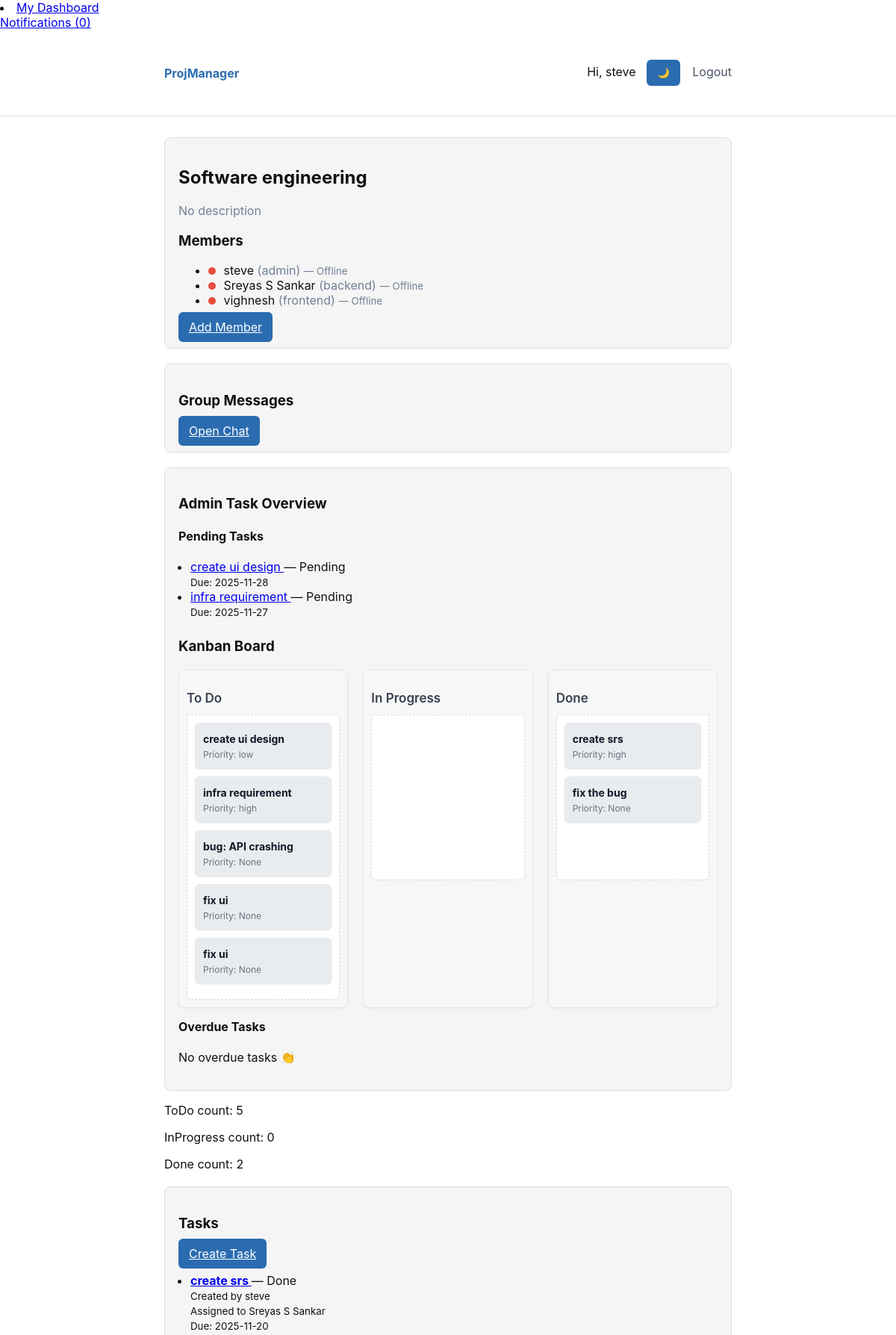
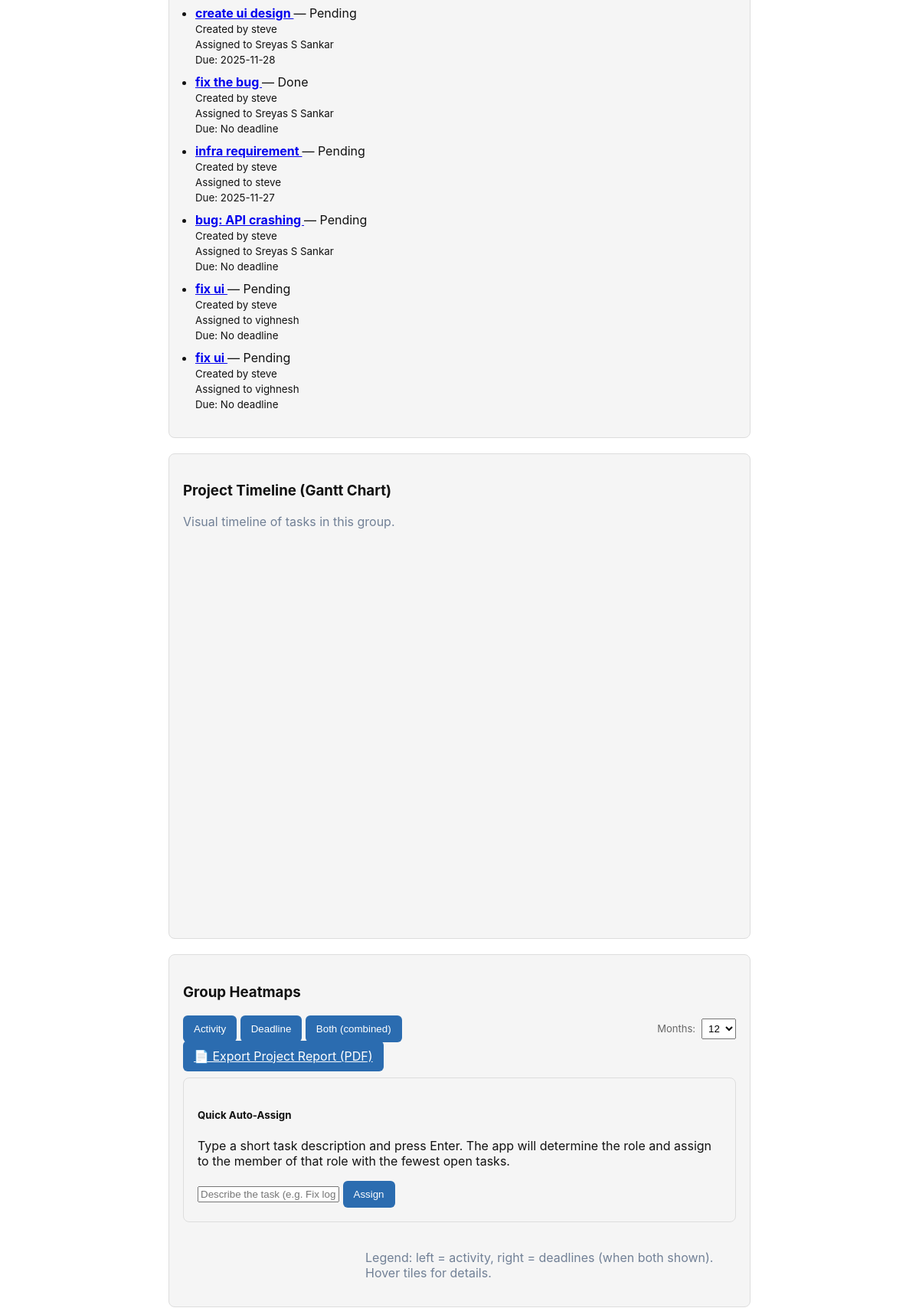
Page /groups/1 (signed in, upper part) on the committed database (2 pictures, top to bottom).
### models.py (models this page shows, shortened)
class User(db.Model, UserMixin):
    id = db.Column(db.Integer, primary_key=True)
    username = db.Column(db.String(80), unique=True, nullable=False)
    email = db.Column(db.String(120), unique=True, nullable=False)
    password_hash = db.Column(db.String(128), nullable=False)

class Group(db.Model):
    id = db.Column(db.Integer, primary_key=True)
    name = db.Column(db.String(100), nullable=False)
    description = db.Column(db.Text, nullable=True)
    admin_id = db.Column(db.Integer, db.ForeignKey('user.id'), nullable=False)
    admin = db.relationship('User', backref='owned_groups')
    members = db.relationship('GroupMembership', back_populates='group', cascade='all, delete-orphan')

class GroupMembership(db.Model):
    id = db.Column(db.Integer, primary_key=True)
    user_id = db.Column(db.Integer, db.ForeignKey('user.id'), nullable=False)
    group_id = db.Column(db.Integer, db.ForeignKey('group.id'), nullable=False)
    role = db.Column(db.String(120), default='member')
    user = db.relationship('User', backref='memberships')
    group = db.relationship('Group', back_populates='members')

class Task(db.Model):
    id = db.Column(db.Integer, primary_key=True)
    title = db.Column(db.String(150), nullable=False)
    description = db.Column(db.Text, nullable=True)
    status = db.Column(db.String(20), default='Pending')  # Pending, In Progress, Done
    created_by = db.Column(db.Integer, db.ForeignKey('user.id'), nullable=False)
    assigned_to = db.Column(db.Integer, db.ForeignKey('user.id'), nullable=True)
    group_id = db.Column(db.Integer, db.ForeignKey('group.id'), nullable=False)
    timestamp = db.Column(db.DateTime, default=db.func.now())
    priority = db.Column(db.String(10))
    tags = db.relationship('Tag', secondary=task_tags, backref=db.backref('tasks', lazy='dynamic'))
    activities = db.relationship('TaskActivity', backref='task', lazy=True)
    created_at = db.Column(db.DateTime, default=datetime.utcnow)
    due_date = db.Column(db.DateTime, nullable=True)
    updated_at = db.Column(db.DateTime, default=datetime.utcnow, onupdate=datetime.utcnow)
    pomodoro_active = db.Column(db.Boolean, default=False)
    pomodoro_end = db.Column(db.DateTime, nullable=True)
    creator = db.relationship('User', foreign_keys=[created_by], backref='created_tasks')
    assignee = db.relationship('User', foreign_keys=[assigned_to], backref='assigned_tasks')
    group = db.relationship('Group', backref='tasks')

### app.py (the view)
@app.route('/groups/<int:group_id>')
@login_required
def group_detail(group_id):
    group = Group.query.get_or_404(group_id)
    membership = GroupMembership.query.filter_by(
        user_id=current_user.id, group_id=group_id
    ).first()
    if not membership:
        flash('You are not a member of this group.', 'danger')
        return redirect(url_for('dashboard'))
    members = [m.user for m in group.members]
    pending_tasks = []
    overdue_tasks = []
    if current_user.id == group.admin_id:
        today = datetime.utcnow().date()
        pending_tasks = Task.query.filter(
            Task.group_id == group.id,
            Task.status != 'Done',
            Task.due_date != None,
            Task.due_date >= today
        ).all()
        overdue_tasks = Task.query.filter(
            Task.group_id == group.id,
            Task.status != 'Done',
            Task.due_date != None,
            Task.due_date < today
        ).all()
    todo_tasks = Task.query.filter_by(group_id=group.id, status='Pending').all()
    inprogress_tasks = Task.query.filter_by(group_id=group.id, status='In Progress').all()
    done_tasks = Task.query.filter_by(group_id=group.id, status='Done').all()
    files = GroupFile.query.filter_by(group_id=group.id)\
        .order_by(GroupFile.created_at.desc()).all()
    assignee_counts = Counter()
    for task in group.tasks:
        if task.assignee:
            assignee_counts[task.assignee.username] += 1
    workload_data = [["User", "Tasks Assigned"]]
    for user, count in assignee_counts.items():
        workload_data.append([user, count])
    announcements = GroupAnnouncement.query.filter_by(group_id=group.id) \
        .order_by(GroupAnnouncement.created_at.desc()).all()
    total_tasks_count = len(group.tasks)
    done_tasks_count = len([t for t in group.tasks if t.status == "Done"])
    if total_tasks_count > 0:
        sprint_progress = int((done_tasks_count / total_tasks_count) * 100)
    else:
        sprint_progress = 0
    from datetime import timedelta
    for t in group.tasks:
        try:
            t.created_plus2 = (t.created_at + timedelta(days=2)).strftime("%Y-%m-%d")
        except:
            t.created_plus2 = ""
    return render_template(
        "group_detail.html",
        group=group,
        members=members,
        pending_tasks=pending_tasks,
        overdue_tasks=overdue_tasks,
        todo_tasks=todo_tasks,
        inprogress_tasks=inprogress_tasks,
        done_tasks=done_tasks,               # list
        files=files,
        workload_data=workload_data,
        announcements=announcements,
        sprint_progress=sprint_progress,
        total_tasks_count=total_tasks_count,
        done_tasks_count=done_tasks_count
    )

### app.py (called while the page is built)
@login_manager.user_loader
def load_user(user_id):
    return User.query.get(int(user_id))

@app.context_processor
def inject_notifications():
    if current_user.is_authenticated:
        unread = Notification.query.filter_by(user_id=current_user.id, is_read=False).all()
        return dict(unread_notifications=unread)
    return dict(unread_notifications=[])

### templates/group_detail.html (shortened to what this page needs)
{% extends 'base.html' %}
{% block content %}
<div class="card">
  <h2>{{ group.name }}</h2>
  <p class="muted">{{ group.description or 'No description' }}</p>
  <h3>Members</h3>
  <ul>
    {% for m in members %}
      {% set is_online = m.id in online_users %}
      <li data-user-id="{{ m.id }}">
        <span class="status-dot {{ 'online' if is_online else 'offline' }}"></span>
        {{ m.username }}
        {% set membership = m.memberships
          |selectattr('group_id','equalto',group.id)
          |list
          |first %}
        <span class="muted">({{ membership.role }})</span>
        <small class="muted status-text">
          — {{ 'Online' if is_online else 'Offline' }}
        </small>
      </li>
    {% endfor %}
  </ul>
  {% if current_user.id == group.admin_id %}
    <a href="{{ url_for('add_member', group_id=group.id) }}" class="btn">Add Member</a>
  {% endif %}
</div>
<div class="card" style="margin-top:20px;">
  <h3>Group Messages</h3>
  <a href="{{ url_for('group_messages', group_id=group.id) }}" class="btn">Open Chat</a>
</div>
{% if current_user.id == group.admin_id %}
<div class="card" style="margin-top:20px;">
  <h3>Admin Task Overview</h3>
  <h4>Pending Tasks</h4>
  {% if pending_tasks %}
    <ul style="padding-left:16px;">
      {% for task in pending_tasks %}
        <li>
          <a href="{{ url_for('task_detail', group_id=group.id, task_id=task.id) }}">
            {{ task.title }}
          </a>
          — {{ task.status }}
          {% if task.due_date %}
            <br><small>Due: {{ task.due_date.strftime('%Y-%m-%d') }}</small>
          {% endif %}
        </li>
      {% endfor %}
    </ul>
  {% else %}
    <p>No pending tasks 🎉</p>
  {% endif %}
  <h3 style="margin-top:25px;">Kanban Board</h3>
  <div class="kanban-container">
    <div class="kanban-column">
      <h3>To Do</h3>
      <div id="todo" class="kanban-list">
        {% for t in todo_tasks %}
        <div class="kanban-card"
             data-id="{{ t.id }}"
             data-status="{{ t.status }}">
          <strong>{{ t.title }}</strong><br>
          <small>Priority: {{ t.priority }}</small>
        </div>
        {% endfor %}
      </div>
    </div>
    <div class="kanban-column">
      <h3>In Progress</h3>
      <div id="inprogress" class="kanban-list">
      </div>
    </div>
    <div class="kanban-column">
      <h3>Done</h3>
      <div id="done" class="kanban-list">
        {% for t in done_tasks %}
        <div class="kanban-card"
             data-id="{{ t.id }}"
             data-status="{{ t.status }}">
          <strong>{{ t.title }}</strong><br>
          <small>Priority: {{ t.priority }}</small>
        </div>
        {% endfor %}
      </div>
    </div>
  </div>
  <h4 style="margin-top:15px;">Overdue Tasks</h4>
  {% if overdue_tasks %}
    <ul style="padding-left:16px;">
      {% for task in overdue_tasks %}
        <li style="color: #c0392b;">
          <a href="{{ url_for('task_detail', group_id=group.id, task_id=task.id) }}" style="color:#c0392b;">
            {{ task.title }}
          </a>
          — {{ task.status }}
          <br><small>Due was: {{ task.due_date.strftime('%Y-%m-%d') }}</small>
        </li>
      {% endfor %}
    </ul>
  {% else %}
    <p>No overdue tasks 👏</p>
  {% endif %}
</div>
{% endif %}
<p>ToDo count: {{ todo_tasks|length }}</p>
<p>InProgress count: {{ inprogress_tasks|length }}</p>
<p>Done count: {{ done_tasks|length }}</p>
<div class="card" style="margin-top:20px;">
  <h3>Tasks</h3>
  <a href="{{ url_for('create_task', group_id=group.id) }}" class="btn">Create Task</a>
  {% if group.tasks %}
    <ul style="padding-left:16px;">
      {% for task in group.tasks %}
        <li style="margin-bottom:10px;">
          <strong>
            <a href="{{ url_for('task_detail', group_id=group.id, task_id=task.id) }}">
              {{ task.title }}
            </a>
          </strong>
          — {{ task.status }}
          <br>
          <small>Created by {{ task.creator.username }}</small>
          {% if task.assigned_to %}
            <br><small>Assigned to {{ task.assignee.username }}</small>
          {% endif %}
          {% if task.due_date %}
            <br><small>Due: {{ task.due_date.strftime('%Y-%m-%d') }}</small>
          {% else %}
            <br><small>Due: No deadline</small>
          {% endif %}
        </li>
      {% endfor %}
    </ul>
  {% else %}
    <p>No tasks yet.</p>
  {% endif %}
</div>
<div class="card" style="margin-top:20px;">
  <h3>Project Timeline (Gantt Chart)</h3>
  <p class="muted">Visual timeline of tasks in this group.</p>
  <div id="gantt_chart" style="width:100%; height:500px;"></div>
</div>
<div class="card" style="margin-top:20px;">
  <h3>Group Heatmaps</h3>
  <div style="display:flex; align-items:center; gap:12px; margin-bottom:8px;">
    <div>
      <button id="heatmap-type-activity" class="btn btn-sm">Activity</button>
      <button id="heatmap-type-deadline" class="btn btn-sm">Deadline</button>
      <button id="heatmap-type-both" class="btn btn-sm">Both (combined)</button>
    </div>
    <div style="margin-left:auto; display:flex; gap:8px; align-items:center;">
      <label style="font-size:13px; color:#666;">Months:</label>
      <select id="heatmap-months" style="padding:4px;">
        <option value="12" selected>12</option>
      </select>
    </div>
  </div>
  <a href="{{ url_for('export_report', group_id=group.id) }}"
   class="btn no-loader">
   📄 Export Project Report (PDF)
</a>
{% if current_user.id == group.admin_id %}
<div class="card p-3 my-3" id="auto-assign-card">
  <h5>Quick Auto-Assign</h5>
  <p class="small text-muted">Type a short task description and press Enter. The app will determine the role and assign to the member of that role with the fewest open tasks.</p>
  <form id="auto-assign-form" class="d-flex" onsubmit="return false;">
    <input id="aa-text" class="form-control mr-2" placeholder="Describe the task (e.g. Fix login bug in API)" />
    <button id="aa-submit" class="btn btn-primary ml-2">Assign</button>
  </form>
</div>
{% endif %}
  <div id="group-heatmap-container" style="display:flex; gap:12px; overflow-x:auto; padding-bottom:8px;"></div>
  <div style="margin-top:12px; display:flex; gap:18px;">
    <div id="mini-calendar" style="min-width:220px;"></div>
    <div style="flex:1;">
      <p class="muted">Legend: left = activity, right = deadlines (when both shown). Hover tiles for details.</p>
    </div>
  </div>
</div>
{% endblock %}

### templates/base.html (shortened to what this page needs)
<!doctype html>
<html lang="en">
<head>
    <li><a href="{{ url_for('my_dashboard') }}">My Dashboard</a></li>
    <link rel="stylesheet" href="{{ url_for('static', filename='css/style.css') }}">
</head>
<body class="{{ 'dark-mode' if session.get('theme') == 'dark' else '' }}">
{% if current_user.is_authenticated %}
<a href="{{ url_for('notifications') }}">
    Notifications ({{ current_user.unread_notifications|length }})
</a>
{% endif %}
{% set _ = session.pop('popup_notification', None) %}
<nav class="nav">
    <div class="container">
        <a class="brand" href="{{ url_for('index') }}">ProjManager</a>
        <div class="nav-right">
            {% if current_user.is_authenticated %}
                <span>Hi, {{ current_user.username }}</span>
                <button id="theme-toggle" class="btn" style="margin-left:10px;">
                    🌙
                </button>
                <a href="{{ url_for('logout') }}">Logout</a>
            {% else %}
                <a href="{{ url_for('login') }}">Login</a>
                <a href="{{ url_for('register') }}">Register</a>
            {% endif %}
        </div>
    </div>
</nav>
<main class="container">
    {% block content %}{% endblock %}
</main>
</body>
</html>

### static/css/style.css (style rules this page uses)
:root { --max-width:760px;--accent:#2b6cb0 }
body { font-family:Inter,system-ui,Segoe UI,Roboto,Arial,sans-serif;margin:0;background:#f7fafc;color:#222 }
.container { max-width:var(--max-width);margin:28px auto;padding:0 16px }
.nav { background:white;border-bottom:1px solid #e6eef6 }
.nav .container { display:flex;align-items:center;justify-content:space-between;padding:12px 16px }
.brand { font-weight:700;color:var(--accent);text-decoration:none }
.nav-right a { margin-left:12px;text-decoration:none;color:#4a5568 }
.btn { padding:10px 14px;border:none;border-radius:6px;background:var(--accent);color:white;cursor:pointer }
.muted { color:#718096 }
.card { background:white;padding:18px;border-radius:8px;margin-top:18px }
.status-dot { display: inline-block; width: 8px; height: 8px; border-radius: 50%; margin-right: 6px; }
.status-dot.offline { background-color: #bdc3c7; }
:root { --bg-color: #ffffff; --text-color: #111111; --card-bg: #f5f5f5; --nav-bg: #ffffff; --border-color: #dddddd; }
body { background: var(--bg-color); color: var(--text-color); }
.card { background: var(--card-bg); border: 1px solid var(--border-color); }
.nav { background: var(--nav-bg); border-bottom: 1px solid var(--border-color); }
.status-dot { position: relative; display: inline-block; width: 10px; height: 10px; border-radius: 50%; margin-right: 6px; }
.status-dot.offline { background: #e74c3c; box-shadow: none; }
.kanban-column { width: 32%; background: #ffffff; border-radius: 12px; padding: 12px; border: 1px solid #e5e7eb; box-shadow: 0 2px 4px rgba(0,0,0,0.04); transition: 0.2s ease; }
.kanban-column h3 { font-size: 17px; font-weight: 600; margin-bottom: 12px; color: #374151; }
.kanban-list { min-height: 260px; border-radius: 10px; background: #f9fafb; padding: 10px; border: 1px dashed #d1d5db; transition: background 0.3s; }
.kanban-card { background: #ffffff; padding: 12px; border-radius: 10px; margin-bottom: 10px; cursor: grab; border: 1px solid #e5e7eb; box-shadow: 0 1px 2px rgba(0,0,0,0.05); transition: transform 0.15s ease, box-shadow 0.15s ease; }
.kanban-card strong { color: #111827; font-size: 14px; }
.kanban-card small { color: #6b7280; font-size: 12px; }

### templates/group_detail.html (style rules this page uses)
.kanban-container { display: flex; gap: 20px; margin-top: 20px; }
.kanban-column { width: 32%; background: #f7f7f7; border-radius: 8px; padding: 10px; }
.kanban-list { background: #ffffff; min-height: 200px; padding: 10px; border-radius: 6px; }
.kanban-card { background: #e9ecef; padding: 10px; border-radius: 6px; margin-bottom: 10px; cursor: grab; }
.status-dot { display: inline-block; width: 10px; height: 10px; border-radius: 50%; margin-right: 6px; }
.offline { background: #e74c3c; }

### rows in the picture
User: username "steve", value "Offline"
Group: name "Software engineering", description "No description"
GroupMembership: role "admin"
User: username "Sreyas S Sankar", value "Offline"
GroupMembership: role "backend"
User: username "vighnesh", value "Offline"
GroupMembership: role "frontend"
Task: title "create ui design", status "Pending", due_date "2025-11-28", priority "low", creator.username "steve", assignee.username "Sreyas S Sankar"
Task: title "infra requirement", status "Pending", due_date "2025-11-27", priority "high", creator.username "steve", assignee.username "steve"
Task: title "bug: API crashing", priority "None", status "Pending", creator.username "steve", assignee.username "Sreyas S Sankar", shows "Due: No deadline"
Task: title "fix ui", priority "None", status "Pending", creator.username "steve", assignee.username "vighnesh", shows "Due: No deadline"
Task: title "fix ui", priority "None", status "Pending", creator.username "steve", assignee.username "vighnesh", shows "Due: No deadline"
Task: title "create srs", priority "high", status "Done", creator.username "steve", assignee.username "Sreyas S Sankar", due_date "2025-11-20"
Task: title "fix the bug", priority "None", status "Done", creator.username "steve", assignee.username "Sreyas S Sankar", shows "Due: No deadline"

### other values in the picture
{{ current_user.unread_notifications|length }} "0"
{{ todo_tasks|length }} "5"
{{ inprogress_tasks|length }} "0"
{{ done_tasks|length }} "2"
